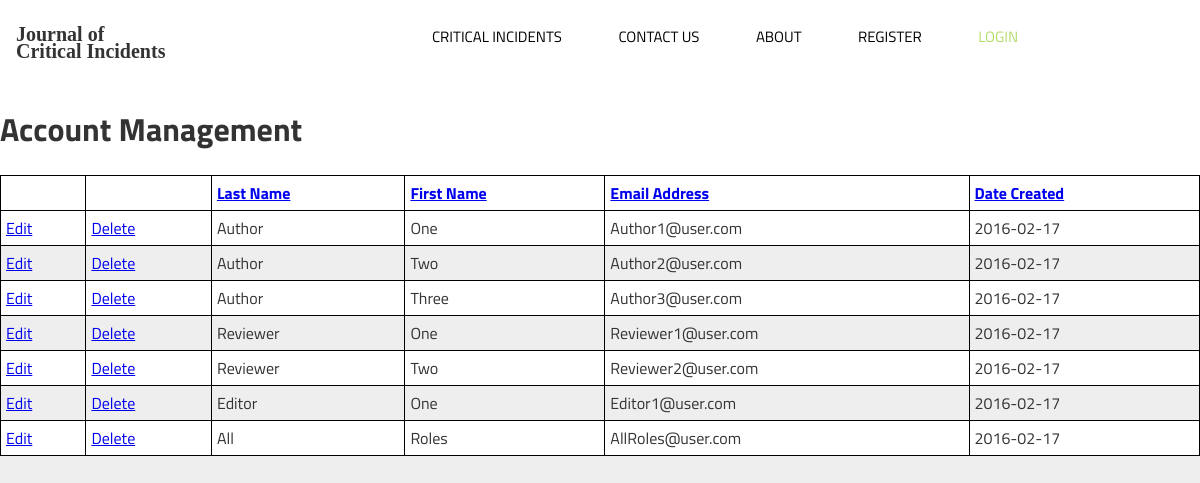
Page /account_management.php on the committed database.
### tables this page shows
CREATE TABLE Users
(
UserID int NOT NULL AUTO_INCREMENT,
EmailAddress varchar(200) NOT NULL UNIQUE,
PasswordHash varchar(200) NOT NULL,
FirstName varchar(15) NOT NULL,
LastName varchar(30) NOT NULL,
MemberCode varchar(20),
ValidMembership tinyint(1) NOT NULL DEFAULT '0',
InstitutionAffiliation varchar(100),
EmailStatusID int NOT NULL,
NewEmailAddress varchar(200),
NewEmailAddressCreateDate date,
EmailVerificationGUID varchar(32),
Active tinyint(1) NOT NULL DEFAULT '1',
NonActiveNote varchar(500) NULL,
CreateDate date NOT NULL,
RequestBecomeReviewer tinyint(1) NOT NULL DEFAULT '0',
RequestBecomeEditor tinyint(1) NOT NULL DEFAULT '0',
PRIMARY KEY (UserID),
FOREIGN KEY (EmailStatusID) REFERENCES EmailStatus(EmailStatusID)
);

### public_html/account_management.php (the view, shortened to what this page needs)
<?php
include ('includes/header.php');
echo '<h1>Account Management</h1>';
require ('../mysqli_connect.php');
$display = 10;
if (isset($_GET['s']) && is_numeric($_GET['s'])) {
	$start = $_GET['s'];
} else {
	$start = 0;
}
$sort = (isset($_GET['sort'])) ? $_GET['sort'] : 'cd';
switch ($sort) {
	default:
		$order_by = 'CreateDate ASC';
		break;
}
$query= "SELECT UserID, LastName, FirstName, EmailAddress, CreateDate FROM users ORDER BY $order_by LIMIT $start, $display";
$result = @mysqli_query ($dbc, $query);
echo '<table align="center" cellspacing="0" cellpadding="5" width="75%">
<tr>
	<td align="left"><b></b></td>
	<td align="left"><b></b></td>
	<td align="left"><b><a href="account_management.php?sort=ln">Last Name</a></b></td>
	<td align="left"><b><a href="account_management.php?sort=fn">First Name</a></b></td>
	<td align="left"><b><a href="account_management.php?sort=ea">Email Address</a></b></td>
	<td align="left"><b><a href="account_management.php?sort=cd">Date Created</a></b></td>
</tr>
';
$bg = '#eeeeee';
while ($row = mysqli_fetch_array($result, MYSQLI_ASSOC)) {
	$bg = ($bg=='#eeeeee' ? '#ffffff' : '#eeeeee');
		echo '<tr bgcolor="' . $bg . '">
		<td align="left"><a href="#' . $row['UserID'] . '">Edit</a></td>
		<td align="left"><a href="#' . $row['UserID'] . '">Delete</a></td>
		<td align="left">' . $row['FirstName'] . '</td>
		<td align="left">' . $row['LastName'] . '</td>
		<td align="left">' . $row['EmailAddress'] . '</td>
		<td align="left">' . $row['CreateDate'] . '</td>
	</tr>
	';
}
echo '</table>';
?>

### public_html/includes/header.php (shortened to what this page needs)
 <!DOCTYPE HTML>
<html>
    <head>
	    <link rel="stylesheet" href="css/stylesheet.css" type="text/css">
        <link rel="stylesheet" href="css/global.css" type="text/css" media="screen">
        <link rel="stylesheet" href="css/glyphs.css" type="text/css" media="screen">
    </head>
    <body class="loggedout">
    	<div class="pagewidth toppad">
            <header>
            	<div class="navbar row">
        			<a class="col s2 navbar-brand logotype alt_text active" href="index.php">Journal of<br> Critical Incidents</a>
        		    <ul class="nav col s8">
                        <?php
           				if (isset($_SESSION['UserID'])) {
                            if (isset($_SESSION['UserID']) && $_SESSION['isEditor'] == 1) {
                                echo '<li><a href="editor_incident_management.php">Dashboard</a></li>';
                            }elseif (isset($_SESSION['UserID']) && $_SESSION['isAuthor'] == 1) {
                                echo '<li><a href="author_incident_management.php">Dashboard</a></li>';
                            }elseif (isset($_SESSION['UserID']) && $_SESSION['isReviewer'] == 1) {
                                echo '<li><a href="reviewer_incident_management.php">Dashboard</a></li>';
                            }
                            echo '<li><a href="search_critical_incidents.php">Critical Incidents</a></li>';
                			echo '<li><a href="contact.php">Contact Us</a></li>';
                            echo '<li><a href="account_settings.php">Account Settings</a></li>';
							echo '<li><a href="about.php">About</a></li>';
           					echo '<li><a href="logout.php">Logout</a></li>';
           				} else {
                            echo '<li><a href="search_critical_incidents.php">Critical Incidents</a></li>';
                			echo '<li><a href="contact.php">Contact Us</a></li>';
							echo '<li><a href="about.php">About</a></li>';
                            echo '<li><a href="register.php">Register</a></li>';
           					echo '<li><a id="togglelogin" href="login.php" onclick="return false;">Login</a></li>';
           				}?>
            		</ul>
                </div>
            </header>

### public_html/css/global.css (style rules this page uses)
.alt_text { color:#b4b4b4; }
* { box-sizing: border-box; }
.pagewidth { width:100%; margin: 0px auto; padding:0; overflow:none; background:#fff; }
.toppad { padding-top:7%; }
body { margin: 0; padding: 0; background-color: #eee; font-family: "Titillium Web", helvetica, arial, sans-serif; color: #333; overflow: auto; }
.pagewidth header { position:fixed; top:-3%; width:100%; z-index:500; }
.navbar { width:100%; background-color:rgba(255,255,255,0.95); margin:0 auto; }
.navbar-brand { width:100%; margin-top:1.5%; }
a.logotype { font-weight:bold; text-decoration:none; transition:all 0.2s; line-height:17px; font-size:13px; font-family:Georgia, serif; }
a.active.logotype { color:#333; font-size:20px; line-height: 17px; }
ul.nav { list-style-type:none; display:block; text-align:center; }
ul.nav li { display:inline; margin-right:5%; }
ul.nav li:last-child { margin-right:revert; }
ul.nav li a { text-decoration:none; text-transform:uppercase; color:black; font-size:15px; transition:all 0.2s; text-align:center; }
.loggedout .navbar ul.nav li:last-child a { color:#b2dc68; }
.row { margin: 1.0rem 0 0 0; padding: 0; }
.row:after { content: ""; display: table; clear: both; }
.col { float: left; width: 100%; }
.col { padding: 1.0rem; }
.col:last-child { margin-right:0; }
ul { list-style-type: none; padding:0; }
li { color: black; }
.jcf-select select, { z-index: 1; left: 0; top: 0; }
@media only screen and (min-width:768px) { .col.s2 { width: 20%; } }
@media only screen and (min-width:768px) { .col.s8 { width: 80%; } }
.side p, li { padding-left: 10px; }
table { width: 100%; border-collapse: collapse; }
table td, table th { border: 1px solid black; }

### rows in the picture
users: FirstName "Author", LastName "One", EmailAddress "Author1@user.com", CreateDate "2016-02-17"
users: FirstName "Author", LastName "Two", EmailAddress "Author2@user.com", CreateDate "2016-02-17"
users: FirstName "Author", LastName "Three", EmailAddress "Author3@user.com", CreateDate "2016-02-17"
users: FirstName "Reviewer", LastName "One", EmailAddress "Reviewer1@user.com", CreateDate "2016-02-17"
users: FirstName "Reviewer", LastName "Two", EmailAddress "Reviewer2@user.com", CreateDate "2016-02-17"
users: FirstName "Editor", LastName "One", EmailAddress "Editor1@user.com", CreateDate "2016-02-17"
users: FirstName "All", LastName "Roles", EmailAddress "AllRoles@user.com", CreateDate "2016-02-17"
